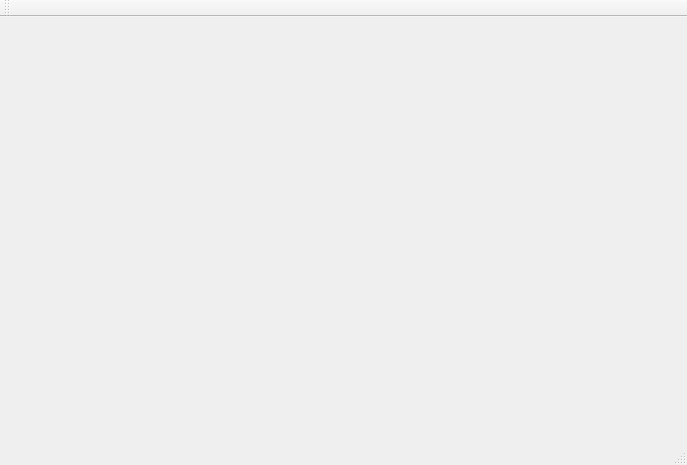
<?xml version="1.0" encoding="UTF-8"?>
<ui version="4.0">
 <class>MainWindow</class>
 <widget class="QMainWindow" name="MainWindow">
  <property name="geometry">
   <rect>
    <x>0</x>
    <y>0</y>
    <width>687</width>
    <height>465</height>
   </rect>
  </property>
  <property name="windowTitle">
   <string>MainWindow</string>
  </property>
  <widget class="QWidget" name="centralWidget">
   <layout class="QHBoxLayout" name="horizontalLayout">
    <item>
     <widget class="GLDisplay" name="widget" native="true"/>
    </item>
   </layout>
  </widget>
  <widget class="QMenuBar" name="menuBar">
   <property name="geometry">
    <rect>
     <x>0</x>
     <y>0</y>
     <width>687</width>
     <height>21</height>
    </rect>
   </property>
  </widget>
  <widget class="QToolBar" name="mainToolBar">
   <attribute name="toolBarArea">
    <enum>TopToolBarArea</enum>
   </attribute>
   <attribute name="toolBarBreak">
    <bool>false</bool>
   </attribute>
  </widget>
  <widget class="QStatusBar" name="statusBar"/>
  <action name="actionSubmenu">
   <property name="text">
    <string>submenu</string>
   </property>
  </action>
 </widget>
 <layoutdefault spacing="6" margin="11"/>
 <customwidgets>
  <customwidget>
   <class>GLDisplay</class>
   <extends>QWidget</extends>
   <header location="global">gldisplay.h</header>
   <container>1</container>
  </customwidget>
 </customwidgets>
 <resources/>
 <connections/>
</ui>
